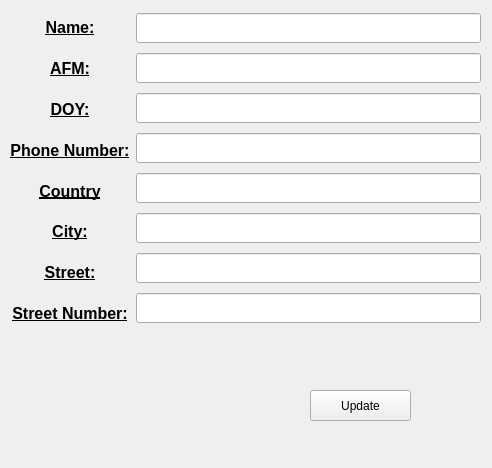
<?xml version="1.0" encoding="UTF-8"?>
<ui version="4.0">
 <class>ManagerCompany</class>
 <widget class="QWidget" name="ManagerCompany">
  <property name="geometry">
   <rect>
    <x>0</x>
    <y>0</y>
    <width>492</width>
    <height>468</height>
   </rect>
  </property>
  <property name="windowTitle">
   <string>Form</string>
  </property>
  <widget class="QWidget" name="horizontalLayoutWidget">
   <property name="geometry">
    <rect>
     <x>10</x>
     <y>10</y>
     <width>471</width>
     <height>321</height>
    </rect>
   </property>
   <layout class="QHBoxLayout" name="horizontalLayout">
    <property name="sizeConstraint">
     <enum>QLayout::SetNoConstraint</enum>
    </property>
    <item>
     <layout class="QVBoxLayout" name="ver_layout_labels">
      <item>
       <widget class="QLabel" name="label_name">
        <property name="font">
         <font>
          <pointsize>12</pointsize>
          <weight>75</weight>
          <bold>true</bold>
          <underline>true</underline>
         </font>
        </property>
        <property name="text">
         <string>Name:</string>
        </property>
        <property name="alignment">
         <set>Qt::AlignCenter</set>
        </property>
       </widget>
      </item>
      <item>
       <widget class="QLabel" name="label_afm">
        <property name="font">
         <font>
          <pointsize>12</pointsize>
          <weight>75</weight>
          <bold>true</bold>
          <underline>true</underline>
         </font>
        </property>
        <property name="text">
         <string>AFM:</string>
        </property>
        <property name="alignment">
         <set>Qt::AlignCenter</set>
        </property>
       </widget>
      </item>
      <item>
       <widget class="QLabel" name="label_doy">
        <property name="font">
         <font>
          <pointsize>12</pointsize>
          <weight>75</weight>
          <bold>true</bold>
          <underline>true</underline>
         </font>
        </property>
        <property name="text">
         <string>DOY:</string>
        </property>
        <property name="alignment">
         <set>Qt::AlignCenter</set>
        </property>
       </widget>
      </item>
      <item>
       <widget class="QLabel" name="label_phone">
        <property name="font">
         <font>
          <pointsize>12</pointsize>
          <weight>75</weight>
          <bold>true</bold>
          <underline>true</underline>
         </font>
        </property>
        <property name="text">
         <string>Phone Number:</string>
        </property>
        <property name="alignment">
         <set>Qt::AlignCenter</set>
        </property>
       </widget>
      </item>
      <item>
       <widget class="QLabel" name="label_country">
        <property name="font">
         <font>
          <pointsize>12</pointsize>
          <weight>75</weight>
          <bold>true</bold>
          <underline>true</underline>
         </font>
        </property>
        <property name="text">
         <string>Country</string>
        </property>
        <property name="alignment">
         <set>Qt::AlignCenter</set>
        </property>
       </widget>
      </item>
      <item>
       <widget class="QLabel" name="label_city">
        <property name="font">
         <font>
          <pointsize>12</pointsize>
          <weight>75</weight>
          <bold>true</bold>
          <underline>true</underline>
         </font>
        </property>
        <property name="text">
         <string>City:</string>
        </property>
        <property name="alignment">
         <set>Qt::AlignCenter</set>
        </property>
       </widget>
      </item>
      <item>
       <widget class="QLabel" name="label_street">
        <property name="font">
         <font>
          <pointsize>12</pointsize>
          <weight>75</weight>
          <bold>true</bold>
          <underline>true</underline>
         </font>
        </property>
        <property name="text">
         <string>Street:</string>
        </property>
        <property name="alignment">
         <set>Qt::AlignCenter</set>
        </property>
       </widget>
      </item>
      <item>
       <widget class="QLabel" name="label_num">
        <property name="font">
         <font>
          <pointsize>12</pointsize>
          <weight>75</weight>
          <bold>true</bold>
          <underline>true</underline>
         </font>
        </property>
        <property name="text">
         <string>Street Number:</string>
        </property>
        <property name="alignment">
         <set>Qt::AlignCenter</set>
        </property>
       </widget>
      </item>
     </layout>
    </item>
    <item>
     <layout class="QVBoxLayout" name="ver_layout_lineEdits">
      <property name="spacing">
       <number>7</number>
      </property>
      <item>
       <widget class="QLineEdit" name="lineEdit_name">
        <property name="minimumSize">
         <size>
          <width>20</width>
          <height>30</height>
         </size>
        </property>
        <property name="font">
         <font>
          <pointsize>12</pointsize>
          <weight>50</weight>
          <bold>false</bold>
         </font>
        </property>
        <property name="alignment">
         <set>Qt::AlignCenter</set>
        </property>
        <property name="readOnly">
         <bool>true</bool>
        </property>
       </widget>
      </item>
      <item>
       <widget class="QLineEdit" name="lineEdit_afm">
        <property name="minimumSize">
         <size>
          <width>20</width>
          <height>30</height>
         </size>
        </property>
        <property name="font">
         <font>
          <pointsize>12</pointsize>
          <weight>50</weight>
          <bold>false</bold>
         </font>
        </property>
        <property name="alignment">
         <set>Qt::AlignCenter</set>
        </property>
        <property name="readOnly">
         <bool>true</bool>
        </property>
       </widget>
      </item>
      <item>
       <widget class="QLineEdit" name="lineEdit_doy">
        <property name="minimumSize">
         <size>
          <width>20</width>
          <height>30</height>
         </size>
        </property>
        <property name="font">
         <font>
          <pointsize>12</pointsize>
          <weight>50</weight>
          <bold>false</bold>
         </font>
        </property>
        <property name="alignment">
         <set>Qt::AlignCenter</set>
        </property>
        <property name="readOnly">
         <bool>true</bool>
        </property>
       </widget>
      </item>
      <item>
       <widget class="QLineEdit" name="lineEdit_phone">
        <property name="minimumSize">
         <size>
          <width>20</width>
          <height>30</height>
         </size>
        </property>
        <property name="font">
         <font>
          <pointsize>12</pointsize>
          <weight>50</weight>
          <bold>false</bold>
         </font>
        </property>
        <property name="alignment">
         <set>Qt::AlignCenter</set>
        </property>
       </widget>
      </item>
      <item>
       <widget class="QLineEdit" name="lineEdit_country">
        <property name="minimumSize">
         <size>
          <width>20</width>
          <height>30</height>
         </size>
        </property>
        <property name="font">
         <font>
          <pointsize>12</pointsize>
          <weight>50</weight>
          <bold>false</bold>
         </font>
        </property>
        <property name="alignment">
         <set>Qt::AlignCenter</set>
        </property>
       </widget>
      </item>
      <item>
       <widget class="QLineEdit" name="lineEdit_city">
        <property name="minimumSize">
         <size>
          <width>20</width>
          <height>30</height>
         </size>
        </property>
        <property name="font">
         <font>
          <pointsize>12</pointsize>
          <weight>50</weight>
          <bold>false</bold>
         </font>
        </property>
        <property name="alignment">
         <set>Qt::AlignCenter</set>
        </property>
       </widget>
      </item>
      <item>
       <widget class="QLineEdit" name="lineEdit_street">
        <property name="minimumSize">
         <size>
          <width>20</width>
          <height>30</height>
         </size>
        </property>
        <property name="font">
         <font>
          <pointsize>12</pointsize>
          <weight>50</weight>
          <bold>false</bold>
         </font>
        </property>
        <property name="alignment">
         <set>Qt::AlignCenter</set>
        </property>
       </widget>
      </item>
      <item>
       <widget class="QLineEdit" name="lineEdit_num">
        <property name="minimumSize">
         <size>
          <width>20</width>
          <height>30</height>
         </size>
        </property>
        <property name="font">
         <font>
          <pointsize>12</pointsize>
          <weight>50</weight>
          <bold>false</bold>
         </font>
        </property>
        <property name="alignment">
         <set>Qt::AlignCenter</set>
        </property>
       </widget>
      </item>
     </layout>
    </item>
   </layout>
  </widget>
  <widget class="QPushButton" name="pushButton_update">
   <property name="geometry">
    <rect>
     <x>310</x>
     <y>390</y>
     <width>101</width>
     <height>31</height>
    </rect>
   </property>
   <property name="text">
    <string>Update</string>
   </property>
  </widget>
  <widget class="QLabel" name="comp_logo">
   <property name="geometry">
    <rect>
     <x>50</x>
     <y>360</y>
     <width>171</width>
     <height>81</height>
    </rect>
   </property>
   <property name="text">
    <string/>
   </property>
   <property name="scaledContents">
    <bool>true</bool>
   </property>
   <property name="alignment">
    <set>Qt::AlignCenter</set>
   </property>
  </widget>
 </widget>
 <resources/>
 <connections/>
</ui>
